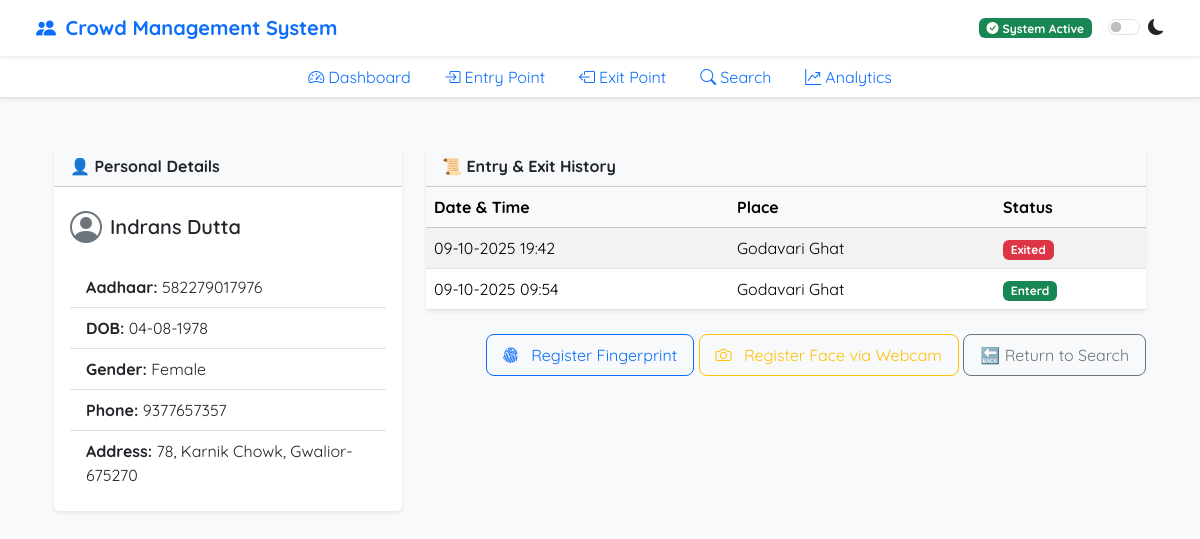
/profile/582279017976, run on the app's committed database.
### models.py (models this page shows)
class aadharinfo(db.Model):
    aadhar_number = db.Column(db.BigInteger,primary_key = True)
    name = db.Column(db.String(250))
    dob = db.Column(db.DateTime)
    gender = db.Column(db.String(20))
    address = db.Column(db.Text)
    phone_number = db.Column(db.BigInteger)
    fingerprint_data = db.Column(db.LargeBinary,nullable=True)
    face_embedding = db.Column(db.LargeBinary,nullable = True)
    logs = db.relationship("entrylogs",back_populates="card")

class entrylogs(db.Model):
    id = db.Column(db.Integer, primary_key=True)
    aadhar_number = db.Column(db.BigInteger,db.ForeignKey('aadharinfo.aadhar_number'), nullable=False)
    entry_time = db.Column(db.DateTime, default=datetime.now)
    entry_place = db.Column(db.Text)
    current_place = db.Column(db.Text)
    visited_places = db.Column(db.Text)
    status = db.Column(db.Text, default='active')
    card = db.relationship("aadharinfo", back_populates="logs")

### routes/profile.py (the view)
@profile_bp.route("/profile/<int:aadhar_number>", methods=['GET', 'POST'], endpoint="profile")
def profile(aadhar_number):
    person = aadharinfo.query.filter_by(aadhar_number=aadhar_number).first()
    if not person:
        flash("User not found!", "danger")
        return redirect(url_for("search.search"))
    logs = entrylogs.query.filter_by(aadhar_number=aadhar_number).order_by(entrylogs.entry_time.desc()).all()
    return render_template("profile.html", person=person, logs=logs)

### main.py (called while the page is built)
@app.before_request
def clear_session_on_restart():
    global server_started
    if server_started :
        session.pop("entry_point", None)
        server_started = False

### Templates/profile.html (shortened to what this page needs)
{% extends "header.html" %}
{% block content %}
<div class="container mt-4">
  <div class="row">
    <div class="col-md-4">
      <div class="card shadow-sm mb-4 border-0">
        <div class="card-header bg-light fw-bold">👤 Personal Details</div>
        <div class="card-body">
          <div class="mb-3 d-flex align-items-center">
            <i class="bi bi-person-circle fs-2 text-secondary me-2"></i>
            <h5 class="fw-semibold mb-0">{{ person.name }}</h5>
          </div>
          <ul class="list-group list-group-flush">
            <li class="list-group-item"><strong>Aadhaar:</strong> {{ person.aadhar_number }}</li>
            <li class="list-group-item"><strong>DOB:</strong> {{ person.dob.strftime('%d-%m-%Y') }}</li>
            <li class="list-group-item"><strong>Gender:</strong> {{ person.gender }}</li>
            <li class="list-group-item"><strong>Phone:</strong> {{ person.phone_number }}</li>
            <li class="list-group-item"><strong>Address:</strong> {{ person.address }}</li>
          </ul>
        </div>
      </div>
    </div>
    <div class="col-md-8">
      <div class="card shadow-sm mb-4 border-0">
        <div class="card-header bg-light fw-bold">📜 Entry & Exit History</div>
        <div class="card-body p-0">
          {% if logs %}
          <div class="table-responsive" style="max-height: 400px; overflow-y: auto;">
            <table class="table table-striped mb-0">
              <thead class="table-light sticky-top">
                <tr>
                  <th>Date & Time</th>
                  <th>Place</th>
                  <th>Status</th>
                </tr>
              </thead>
              <tbody>
                {% for log in logs %}
                <tr>
                  <td>{{ log.entry_time.strftime('%d-%m-%Y %H:%M') }}</td>
                  <td>{{ log.entry_place }}</td>
                  <td>
                    <span class="badge {% if log.status == 'Enterd' %}bg-success{% else %}bg-danger{% endif %}">
                      {{ log.status }}
                    </span>
                  </td>
                </tr>
                {% endfor %}
              </tbody>
            </table>
          </div>
          {% else %}
          <p class="text-muted p-3">No logs found.</p>
          {% endif %}
        </div>
      </div>
     <div class="text-end mt-3">
  <a href="{{ url_for('fingerprint.register_fingerprint', aadhar_number=person.aadhar_number) }}"
     class="btn btn-outline-primary rounded-3 mb-2 px-3 py-2">
    <i class="bi bi-fingerprint me-2"></i> Register Fingerprint
  </a>
  <a href="{{ url_for('face.register_face_webcam', aadhar_number=person.aadhar_number) }}"
     class="btn btn-outline-warning rounded-3 mb-2 px-3 py-2">
    <i class="bi bi-camera me-2"></i> Register Face via Webcam
  </a>
  <a href="{{ url_for('search.search') }}"
     class="btn btn-outline-secondary rounded-3 mb-2 px-3 py-2">
    🔙 Return to Search
  </a>
</div>
{% endblock %}

### Templates/header.html (style rules this page uses)
body, h1, h2, h3, h4, h5, h6, p, a, span, div, li { font-family: 'Quicksand', sans-serif !important; }

### data on the page
aadharinfo: name "Indrans Dutta", aadhar_number "582279017976", dob "04-08-1978", gender "Female", phone_number "9377657357", address "78, Karnik Chowk, Gwalior-675270"
entrylogs: entry_time "09-10-2025 19:42", entry_place "Godavari Ghat", status "Exited"
entrylogs: entry_time "09-10-2025 09:54", entry_place "Godavari Ghat", status "Enterd"
